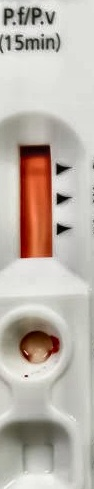
#> input picture scripts/debug_window.jpg, 94 x 489 px
$ python -i imaging.py   (imports and definitions only)   (older library calls are emulated)
#> lines starting #> are read from the running program, lines starting #| are printed output that depends on the picture
#> further down, picture is the input picture: shape (489, 94, 3); mean B, G, R 171, 179.9, 189.6
from __future__ import annotations

import json
import logging

import cv2
import numpy as np

from stria.config import get_settings
from stria.models import BoundingBox, CassetteType, ImageQuality, QualityFailure
from stria.utils.image import bytes_to_numpy, numpy_to_base64, resize_to_max_edge

logger = logging.getLogger(__name__)


# [58 lines that did not run here, left out]


# [46 lines that did not run here, left out]


# [40 lines that did not run here, left out]


def _clahe_normalise(image: np.ndarray) -> np.ndarray:
    lab = cv2.cvtColor(image, cv2.COLOR_BGR2LAB)
#> lab: shape (489, 94, 3); mean of channels 0, 1, 2 188.2, 130.7, 134.7
    l_ch, a_ch, b_ch = cv2.split(lab)
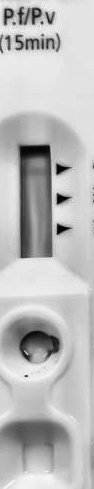
#> l_ch: shape (489, 94); min 0, max 247, mean 188.2
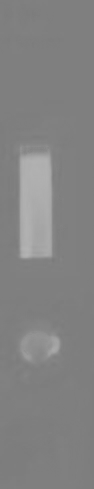
#> a_ch: shape (489, 94); min 123, max 179, mean 130.7
    clahe = cv2.createCLAHE(clipLimit=2.0, tileGridSize=(8, 8))
    l_ch = clahe.apply(l_ch)
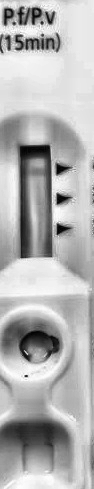
#> l_ch: shape (489, 94); min 1, max 255, mean 179.3
    lab = cv2.merge([l_ch, a_ch, b_ch])
#> lab: shape (489, 94, 3); mean of channels 0, 1, 2 179.3, 130.7, 134.7
    return cv2.cvtColor(lab, cv2.COLOR_LAB2BGR)
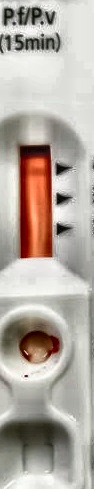
#> returned value: shape (489, 94, 3); mean B, G, R 162.7, 171.3, 180.9


def encode_for_vision(image: np.ndarray) -> str:
    return numpy_to_base64(image, ext=".jpg", quality=92)

>>> import cv2
>>> picture = cv2.imread('../../scripts/debug_window.jpg')
>>> result = _clahe_normalise(picture)
